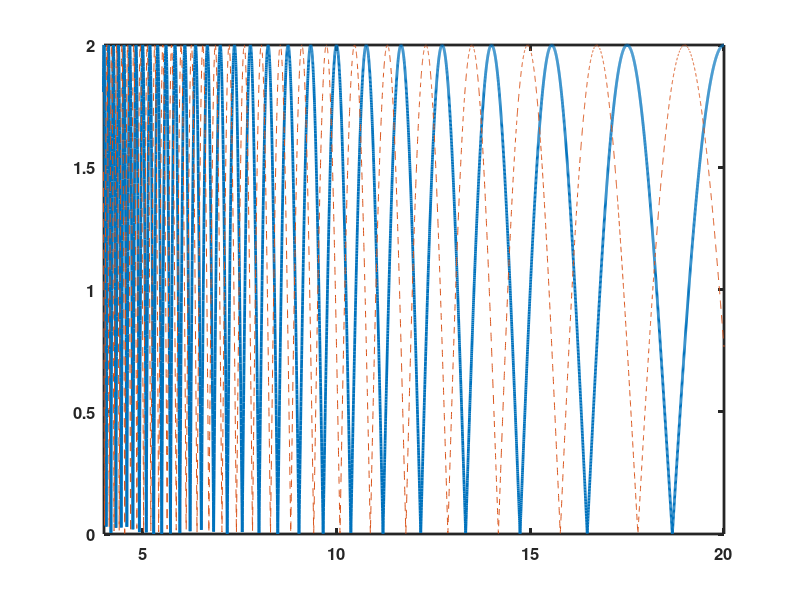

Source code (MATLAB):

% [h, ks, S, V, x, kp, lambda_p] = generateSeaSurface(20000, 40000, 10, 0.84,568194,false);

f = 35e9;
lambda = 3e8/f;
k = 2*pi/lambda;
h1 = 30;
h2 = 20;%linspace(5,20,100);


L = linspace(1000,20000,10000);
L1 = L + (h1-h2).^2./(2*L);
Lso = L + (h1 + h2).^2./(2*L);

Gamma = 1;

Lo2 = (h1 + h2).^4./(h1*h2*L.^3);
Lo = (h1 + h2).^2./(2*L);

Fp1 = exp(1i*k*L1) + Gamma*exp(1i*k*Lso);
Fp2 = exp(1i*k*L1) - Gamma*exp(1i*(k*Lso + pi/4)).*1;%sqrt(2*pi./(k*Lo2));

figure
plot(L/1000,abs(Fp1),'LineWidth',2);

hold on
plot(L/1000,abs(Fp2),'--');
xlim([4 20])
set(gca,'LineWidth',2)
set(gca,'FontSize',12)
set(gca,'FontWeight','bold')

